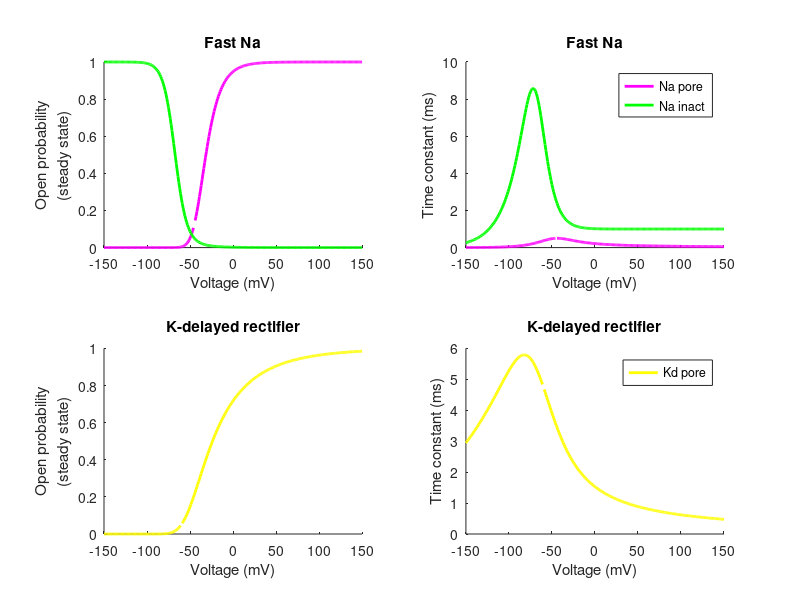
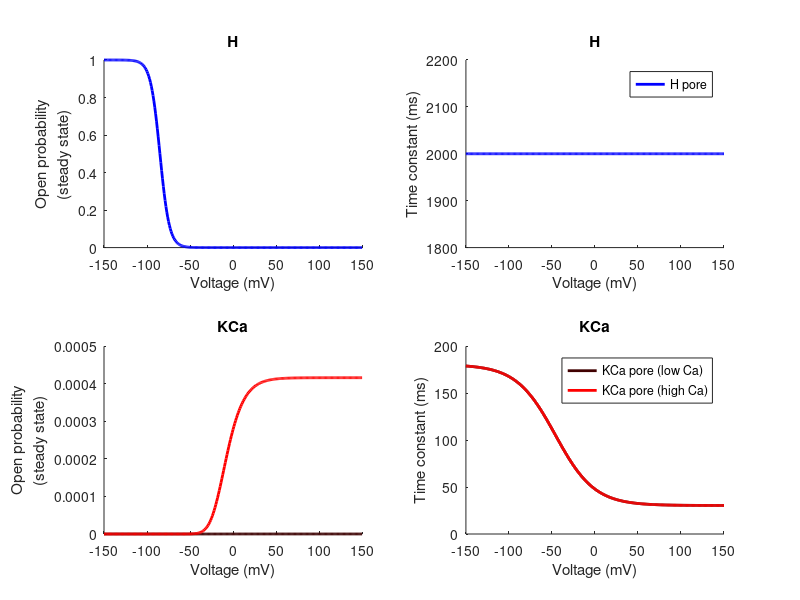

Reproduce these figures in MATLAB, in order.
function lab5_plotchans

KCa = @(V,Ca) (Ca/(Ca+3.0))./(1.0+exp((V+28.3)./-12.6));
HCurrent = @(V,Vhalf) 1.0./(1.0+exp((V-Vhalf)./5.5));
KCa_tau = @(V) 180.6 - 150.2./(1.0+exp((V+46.0)/-22.7));
HTau = @(V) 2000+0*V;


alpha_m = @(V) (1e5*(-V/1000-0.045))./(exp(100*(-V/1000-0.045))-1);
beta_m = @(V) 4000*exp((-V/1000-0.070)/0.018);   % Sodium deactivation rate
alpha_h = @(V) 70*exp(50*(-V/1000-0.070));       % Sodium inactivation rate
beta_h = @(V) 1000./(1+exp(100*(-V/1000-0.040))); % Sodium deinactivation rate

alpha_n = @(V) (1e4*(-V./1000-0.060))./(exp(100*(-V/1000-0.060))-1);
beta_n = @(V) 125*exp((-V/1000-0.070)/0.08);     % potassium deactivation rate

tau_m = @(V) 1000./(alpha_m(V)+beta_m(V));  % units: ms
minf = @(V) alpha_m(V)./(alpha_m(V)+beta_m(V));

tau_h = @(V) 1000./(alpha_h(V)+beta_h(V)); % units: ms
hinf = @(V) alpha_h(V)./(alpha_h(V)+beta_h(V));

tau_n = @(V) 1000./(alpha_n(V)+beta_n(V)); % units: ms
ninf = @(V) alpha_n(V)./(alpha_n(V)+beta_n(V));

exponents = { [3 1], [1 1], [4], [1], [1], [1], [4 4], [1 1] };
tau_mult = [1e-3 1e-3 1 1]; % convert to ms

chfun = { 	{'minf(Vm)','hinf(Vm)'}, {'tau_m(Vm)','tau_h(Vm)'}, ...  % fast sodium
		{'ninf(Vm)'}, {'tau_n(Vm)'}, ....% delayed rectifier potassium
		{'HCurrent(Vm,-85)'}, {'HTau(Vm)'}, ... % Hcurrent
		{'KCa(Vm,0.05)', 'KCa(Vm,0.5)'}, {'KCa_tau(Vm)', 'KCa_tau(Vm)'}}; % KCa current

colors = { {'m','g'}, {'m','g'}, ... % fast sodium
	   {'y'}, {'y'}, ... % delayed rectifier potassium
	   {'b'}, {'b'}, ... % Hcurrent
	   {[0.25 0 0]  [1 0 0]} {[0.25 0 0]  [1 0 0]} }; % KCa Current

legend_text = { {'Na pore','Na inact'}, {}, {'Kd pore'}, {}, ...
	 {'H pore'}, {}, {'KCa pore (low Ca)','KCa pore (high Ca)'},{}};

title_text = {'Fast Na','Fast Na','K-delayed rectifier','K-delayed rectifier',...
	'H','H','KCa','KCa'};

Vm = -150:150 + 0.5;

start = [1 5];

for i=1:numel(start),
	figure;
	for j=start(i):start(i)+3,
		subplot(2,2,j-start(i)+1);
		set(gca,'fontsize',16);
		for k=1:numel(chfun{j}),
			y = eval([chfun{j}{k} ';']);
			y = power(y,exponents{j}(k));
			c = colors{j}{k};
			if ischar(c),
				plot(Vm,y,['-' c],'linewidth',2);
			else,
				plot(Vm,y,'color',c,'linewidth',2);
			end;
			hold on;
		end;

		if mod(j,2),
			ylabel({'Open probability','(steady state)'});
		else,
			ylabel('Time constant (ms)');
			legend(legend_text{j-1});
		end;
		xlabel('Voltage (mV)');
		box off;
		title(title_text{j});
	end;
end;

for i=5:numel(chfun), % figure 2, H and KCa



end;
